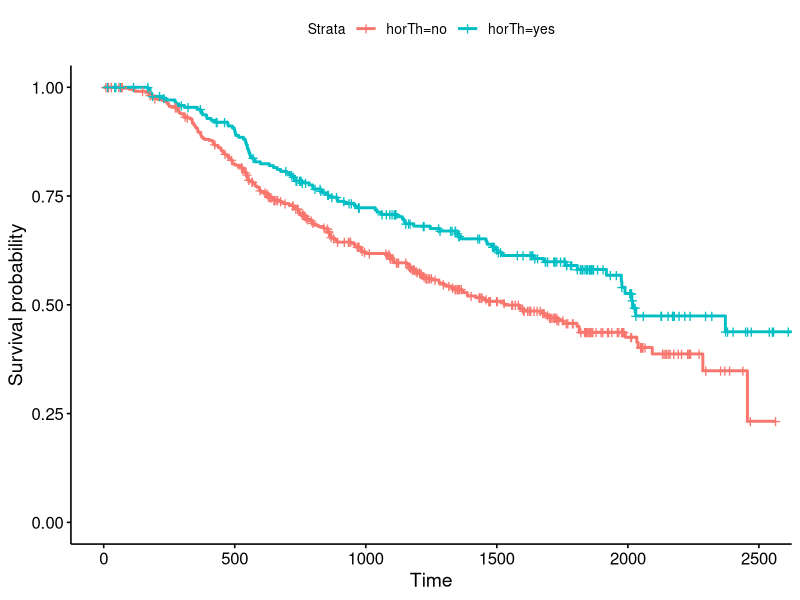
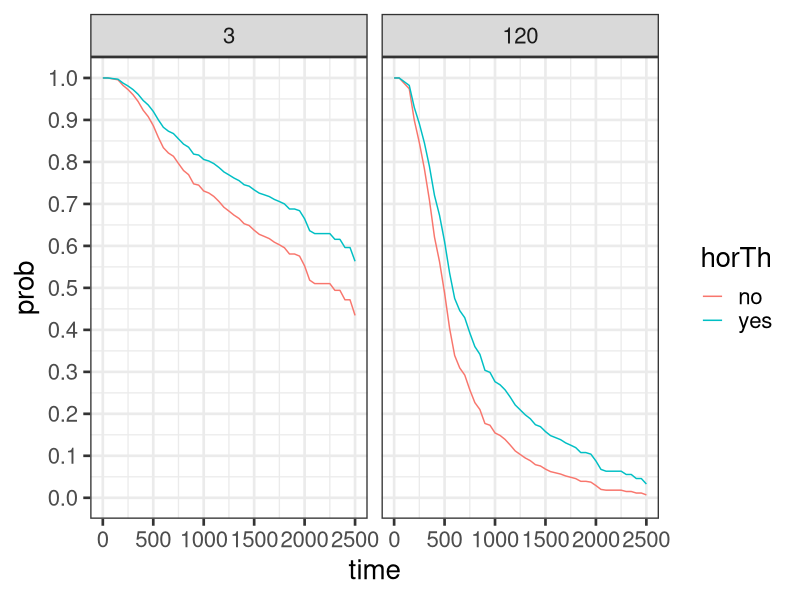
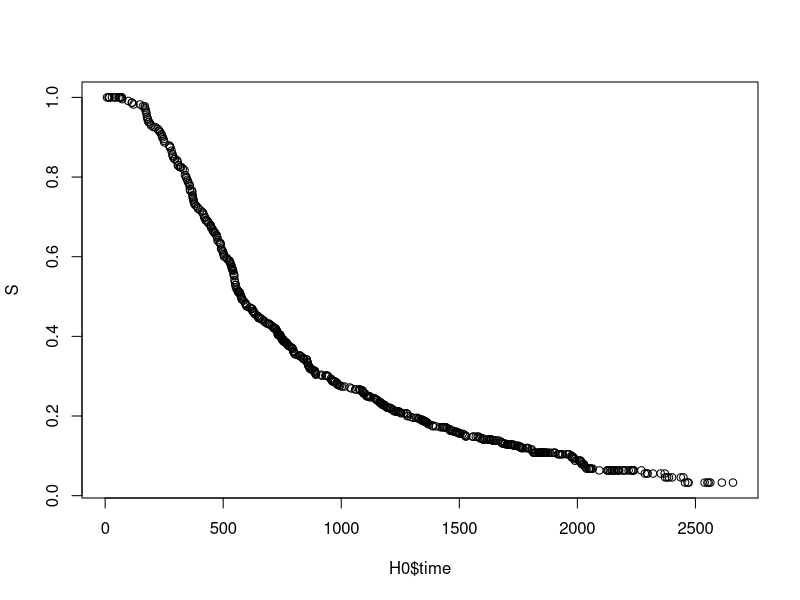

R code for these plots, in order:
## ---- chunk 1
#| message: false
#| warning: false
library(survival)
library(survminer)
library(tidyverse)
library(kableExtra)
# Load data
data(GBSG2, package = "TH.data")
GBSG2 |> 
  select(time, cens, horTh, tsize) |> 
  head(10) |> 
  kable(align = "c", digits = 2)
## ---- chunk 2
# Kaplan-Meier fit
fit <- survfit(Surv(time, cens) ~ horTh, data = GBSG2)
# Plot KM fit
ggsurvplot(fit)
## ---- chunk 3
cox_mod <- coxph(Surv(time, cens) ~ horTh + tsize, data = GBSG2)

newdat <- expand.grid(time = seq(0, 2500, by = 50), 
                       cens = 1, 
                       horTh = levels(GBSG2$horTh),
                       tsize = c(min(GBSG2$tsize), max(GBSG2$tsize)))
preds <- predict(cox_mod, newdata = newdat, type = "survival", se.fit = TRUE)
newdat$prob <- preds$fit
# If wanting to calculate 95% C.I.'s...
newdat$lcl <- preds$fit - 1.96*preds$se.fit
newdat$ucl <- preds$fit + 1.96*preds$se.fit
head(newdat, 10)
## ---- chunk 4
ggplot(newdat, aes(x = time, y = prob, color = horTh)) +
  geom_line() +
  facet_wrap(~ tsize) +
  scale_y_continuous(limits = c(0, 1), breaks = seq(0, 1, by = 0.1)) +
  theme_bw(base_size = 20)
## ---- chunk 5
H0 <- basehaz(cox_mod, centered = F) # Cumulative baseline hazard
cox_mod$coefficients
H <- H0$hazard * exp((1 * cox_mod$coefficients[1]) + (120 * cox_mod$coefficients[2])) # Cumulative hazard for 2nd covariate pattern of newdat (horTh = yes and tsize = 20)
S <- exp(- H) # Survival probability
data.frame(time = H0$time, Surv = S)
plot(H0$time, S) # plot survival for the 2nd covariate pattern
# Normally one doesn't worry about using basehaz - survfit does everything it does and more. Just can use to work from first principles if you want.
# Compare survival probabilities calcualated manually from basehaz with those estimated from survfit
1-H
